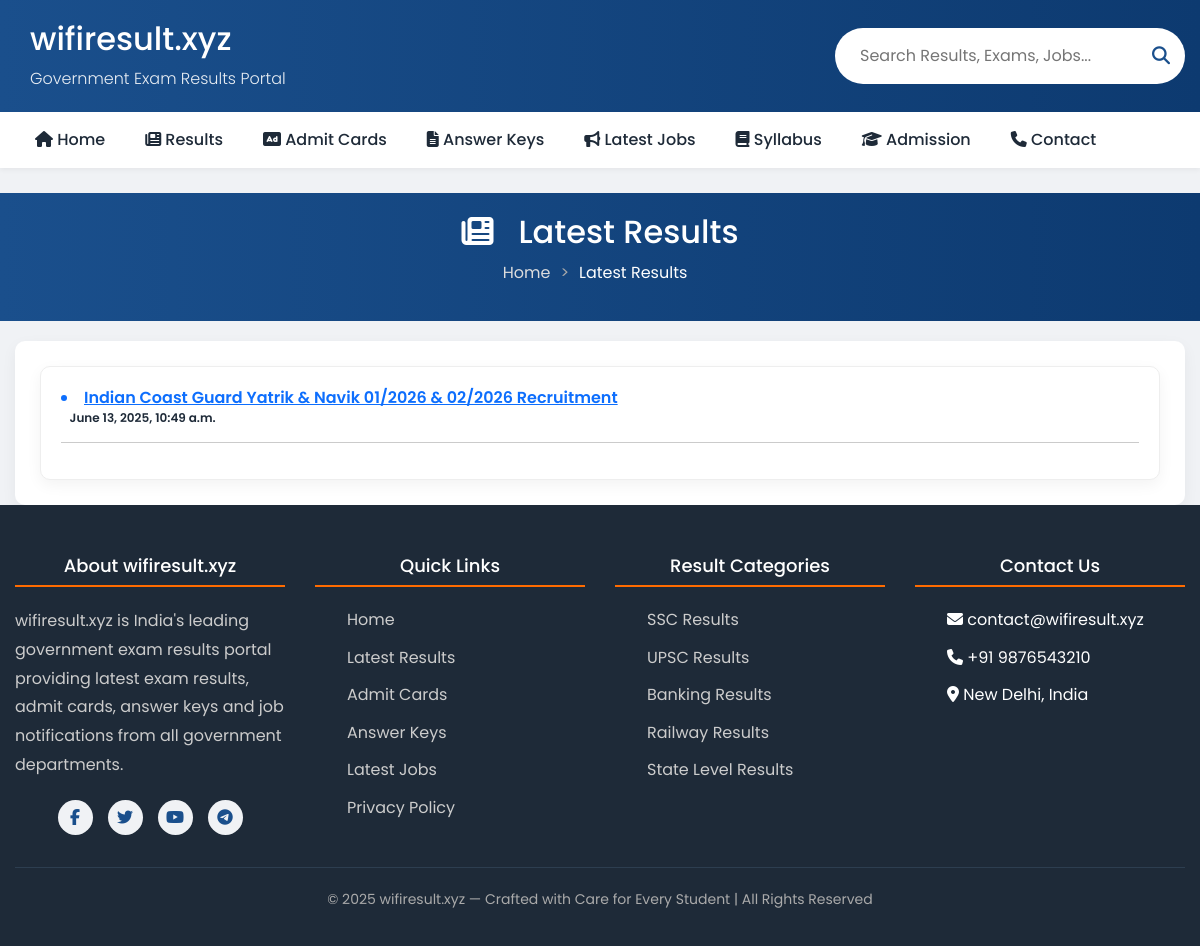
Page /result/ on the earlier database version.
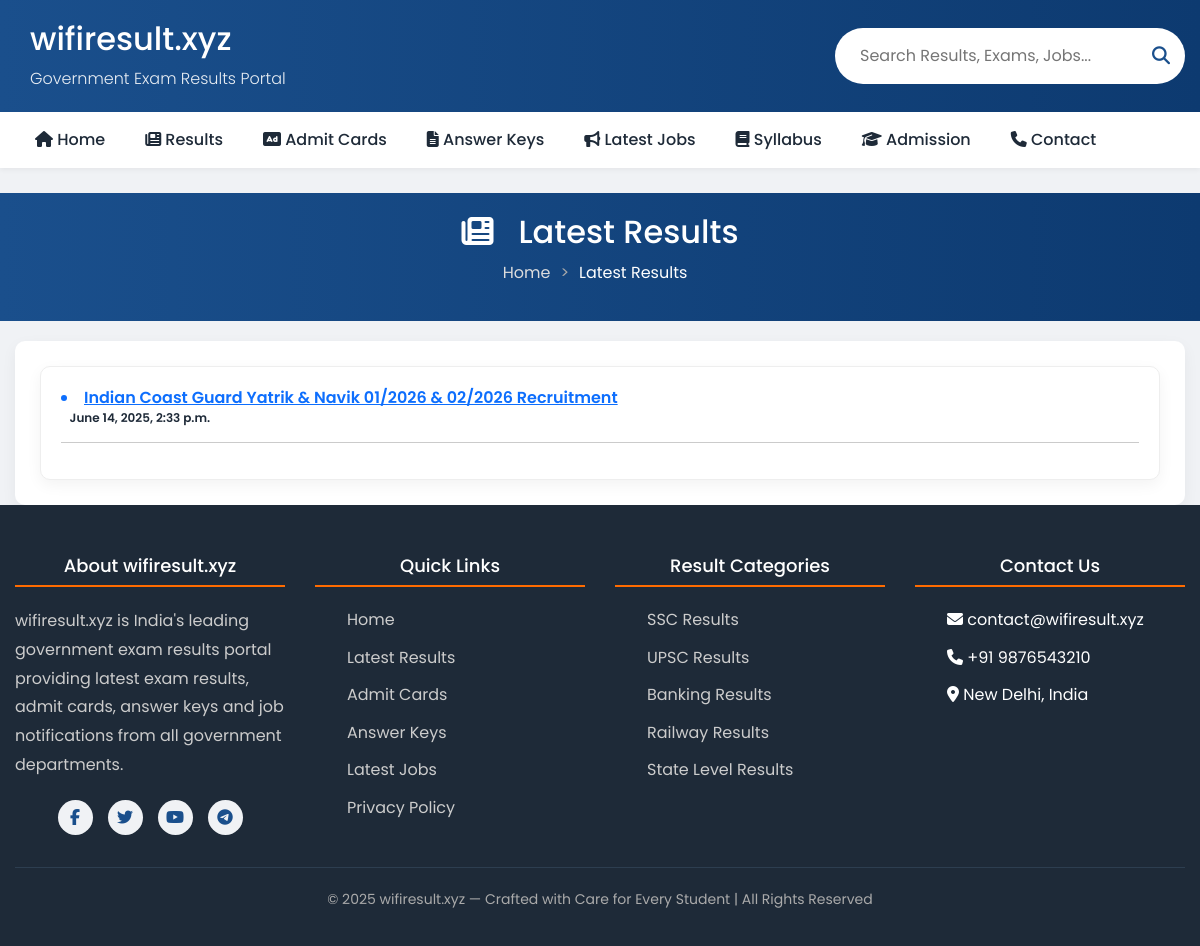
Same page on the later database version.
### wifiapp1/models.py (models this page shows, shortened)
class Result(models.Model):
    title = models.CharField(max_length=400, blank=True, null=True)
    description = models.TextField(max_length=300, blank=True, null=True)
    keywords = models.TextField(max_length=300,blank=True, null=True)
    image = models.ImageField(upload_to='og_images/', blank=True, null=True, help_text="Open Graph image for social sharing")
    image_alt = models.CharField(max_length=255,blank=True,null=True,help_text="Alternate text for OG Image (used in og:image:alt)")
    updated_at = models.DateTimeField(auto_now=True)  # automatic on update
    post_date = models.CharField(max_length=100,blank=True, null=True)
    vacancy_info = RichTextField(blank=True, null=True)
    online_application_date= models.CharField(max_length=100,blank=True, null=True)
    online_last_date = models.CharField(max_length=100,blank=True, null=True)
    receipt_of_application = models.CharField(max_length=100,blank=True, null=True)
    last_date_fee = models.CharField(max_length=100,blank=True, null=True)
    correction_date = models.CharField(max_length=100,blank=True, null=True)
    exam_date = models.CharField(max_length=100,blank=True, null=True)
    admit_card_available = models.CharField(max_length=100,blank=True, null=True)
    answerkey_available_date = models.CharField(max_length=100,blank=True, null=True)
    result_available = models.CharField(max_length=100,blank=True, null=True)
    final_result_available = models.CharField(max_length=100,blank=True, null=True)
    applecation_fee= RichTextField(blank=True, null=True)
    vacancy_details = RichTextField(blank=True, null=True)
    eligibility_criteria=RichTextField(blank=True, null=True)
    selection_process= RichTextField(blank=True, null=True)
    important_information= RichTextField(blank=True, null=True)
    how_to_apply= RichTextField(blank=True, null=True)
    apply_online_link=models.URLField(blank=True, null=True)
    admitcard_link=models.URLField(blank=True, null=True)
    answerkeyI_link=models.URLField(blank=True, null=True)
    answerkeyII_link=models.URLField(blank=True, null=True)
    result_link=models.URLField(blank=True, null=True)
    resultI_link=models.URLField(blank=True, null=True)
    resultII_link=models.URLField(blank=True, null=True)
    result_final_link=models.URLField(blank=True, null=True)
    notification_link=models.URLField(blank=True, null=True)
    officialwebsite_link=models.URLField(blank=True, null=True)
    slug=models.SlugField(unique=True, blank=True)
    active = models.BooleanField(default=True )
    status = models.CharField(max_length=100, choices=STATUS_CHOICES, default='public')

### wifiapp1/views.py (the view)
# urls.py: path('result/', views.results, name='results'),
def results(request):
    results=Result.objects.filter()
    return render(request, 'mainfile/results.html',{'results': results})

### templates/mainfile/results.html (shortened to what this page needs)
{% extends "basefile/base.html" %}
{% load static %}
{% block seo %}
    <link rel="stylesheet" href="https://cdnjs.cloudflare.com/ajax/libs/font-awesome/6.4.0/css/all.min.css">
    <link rel="stylesheet" href="{% static 'css/base.css' %}">
{% endblock seo %}
{% block body %}
    <section class="page-header">
        <div class="container">
            <h1 style="font-size:2rem;"><i class="fas fa-newspaper"></i> &nbsp; Latest Results</h1>
            <ul class="breadcrumb">
                <li><a href="/">Home</a></li>
                <li>Latest Results</li>
            </ul>
        </div>
    </section>
    <main class="container">
        <div class="results-layout">
            <section class="results-section">
                    <div class="result-card">
                        <div class="result-content">
                             {% for result in results %}
                            <h3 class="result-title"> <a href="{{result.slug}}" target="_blank" > <li class="fs-6">  {{ result.title }}</li>
                             </a>   &nbsp;&nbsp;  <span class="result-date">{{result.updated_at}}</span></h3><hr>
{% endfor %}
                        </div>
            </section>
        </div>
    </main>
{% endblock body %}

Differences in the rows shown:
changed Result: updated_at "June 13, 2025, 10:49 a.m." → "June 14, 2025, 2:33 p.m."
